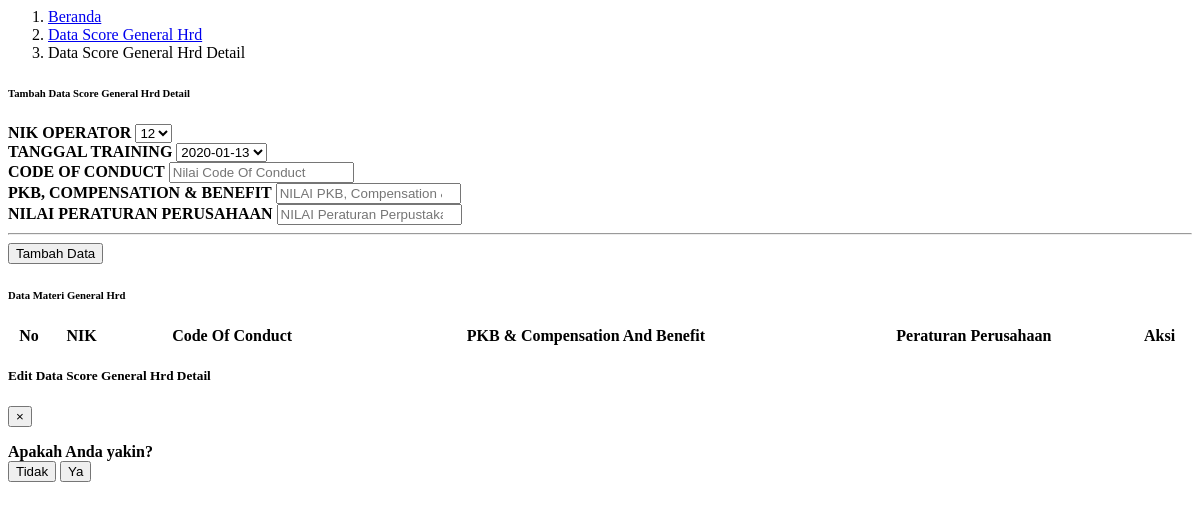
Page /module/admin/dataScoreDetail/dataScoreGeneralHrdDetail.php on the earlier database version.
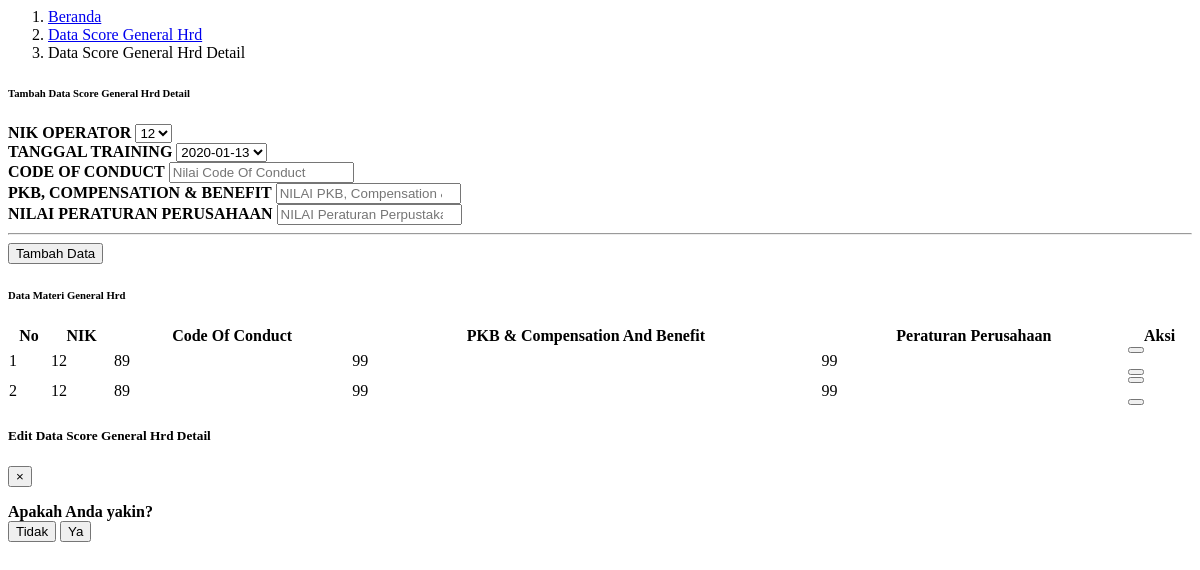
Same page on the later database version.
### tables this page shows
CREATE TABLE `tabel_score_generalhrd_detail` (
  `id_score_generalHrd_detail` int(11) NOT NULL,
  `id_score_generalHrd` int(11) NOT NULL,
  `coc` int(11) NOT NULL,
  `pkb_cab` int(11) NOT NULL,
  `perperus` int(11) NOT NULL
);

CREATE TABLE `tabel_operator` (
  `id_operator` int(30) NOT NULL,
  `id_user` int(11) NOT NULL,
  `id_jabatan` int(11) NOT NULL,
  `nama` varchar(50) NOT NULL,
  `nik` int(20) NOT NULL,
  `foto` text NOT NULL,
  `jenis_kelamin` enum('Laki-Laki','Perempuan') NOT NULL,
  `waktu_tambah` datetime NOT NULL,
  `waktu_edit` datetime NOT NULL
);

### module/admin/dataScoreDetail/dataScoreGeneralHrdDetail.php (the view, shortened to what the changed rows need)
<?php
  include "../process/proses_adminDataScoreGeneralHrdDetail.php";
?>
<body>
    <div class="container-fluid" id="dataScore">
        <div class="card shadow mb-4">
            <div class="card-body">
                <div class="table-responsive">
                    <table class="table table-bordered" id="dataTable" width="100%" cellspacing="0">
                        <thead>
                            <tr class="text-center">
                                <th>No</th>
                                <th>NIK</th>
                                <th>Code Of Conduct</th>
                                <th>PKB & Compensation And Benefit</th>
                                <th>Peraturan Perusahaan</th>
                                <th>Aksi</th>
                            </tr>
                        </thead>
                        <tbody>
                            <?php
                                $queryTampilData = "SELECT tsgd.*, tsg.*, tp.id_operator, tp.nik
                                    FROM tabel_score_generalhrd_detail tsgd, tabel_score_generalhrd tsg, tabel_operator tp
                                    WHERE tsg.id_operator = tp.id_operator
                                    AND tsgd.id_score_generalHrd = tsg.id_score_generalHrd;
                                        ";
                                $resultTampilData = mysqli_query($con, $queryTampilData);
                                $index = 1;
                                if(mysqli_num_rows($resultTampilData) > 0){
                                    while($rowTampilData = mysqli_fetch_assoc($resultTampilData)){
                                        ?>
                                            <tr class="text-center" id-score-quality-detail="<?php echo $rowTampilData["id_score_generalHrd_detail"] ?>">
                                                <td ><?php echo $index; ?></td>
                                                <td class="kategoriMateri"><?php echo $rowTampilData["nik"]; ?></td>
                                                <td class="judulMateri"><?php echo $rowTampilData["coc"]; ?></td>
                                                <td class="fileMateri"><?php echo $rowTampilData["pkb_cab"]; ?></td>
                                                <td class="fileMateri"><?php echo $rowTampilData["perperus"]; ?></td>
                                                <td>
                                                    <button type="button" class="btn btn-primary edit-dataScoreGeneralHrdDetail-admin mb-2 mb-sm-0" data-toggle="modal" data-target="#editDataScoreGeneralHrdDetailModal" id_scoreGeneralhrdDetailEdit="<?php echo $rowTampilData["id_score_generalHrd_detail"];?>">
                                                    </button>
                                                    <button type="button" class="btn btn-danger hapus-dataScoreGeneralHrdDetail-admin" data-toggle="modal" data-target="#hapusDataScoreGeneralHrdDetailModal" id_score_generalHrd_detail="<?php echo $rowTampilData["id_score_generalHrd_detail"];?>">
                                                    </button>
                                                </td>
                                            </tr>
                                        <?php
                                            $index++;
                                    }
                                    ?>
                                    <?php
                                }
                                else
                                {
                                    ?>
                                    <?php
                                }
                            ?>
                        </tbody>
                    </table>
                </div>
            </div>
        </div>
    </div>
</body>

Differences in the rows shown:
added tabel_score_generalhrd_detail: tabel_operator.nik "12", coc "89", pkb_cab "99", perperus "99"
added tabel_score_generalhrd_detail: tabel_operator.nik "12", coc "89", pkb_cab "99", perperus "99"
